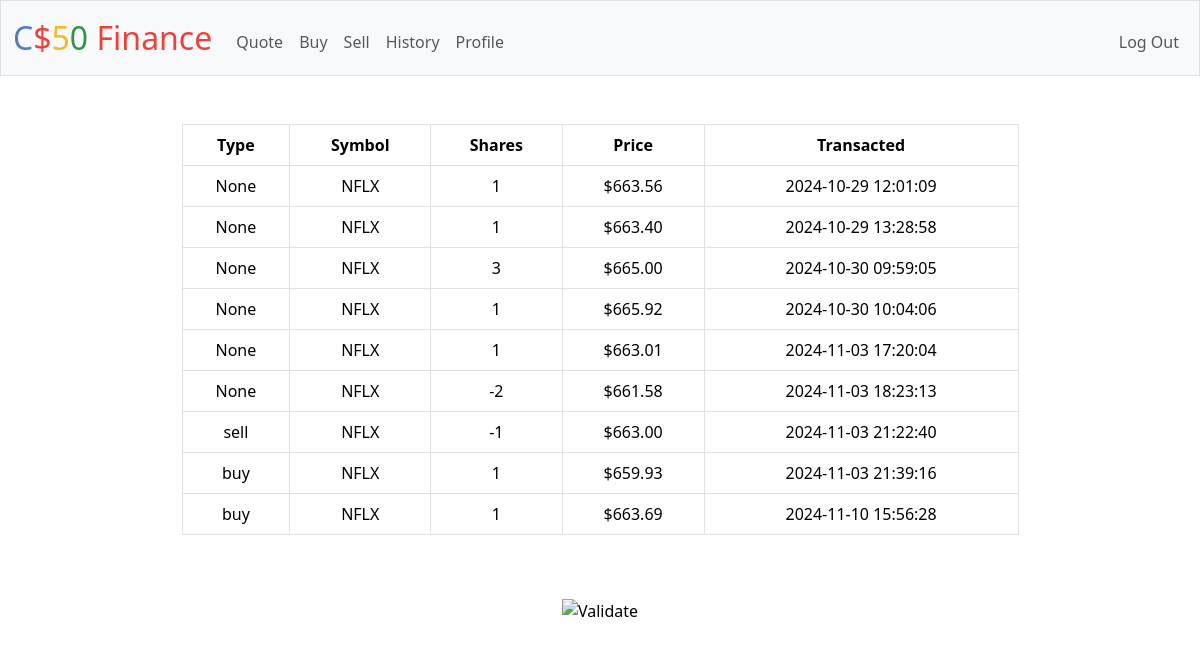
Screenshot of /history (signed in) with the database file from the repository.
### tables this page shows
CREATE TABLE transactions (
   user_id INTEGER NOT NULL,
   symbol TEXT NOT NULL,
   shares INTEGER NOT NULL,
   price INTEGER NOT NULL,
   date TEXT NOT NULL
, genre TEXT);

### app.py (the view)
@app.route("/history")
@login_required
def history():
    user_id = session["user_id"]
    transaction_history = db.execute("SELECT symbol, shares, price, date, genre FROM transactions WHERE user_id = ?", user_id)
    return render_template("history.html", transaction_history=transaction_history)

### app.py (called while the page is built)
@app.after_request
def after_request(response):
    response.headers["Cache-Control"] = "no-cache, no-store, must-revalidate"
    response.headers["Expires"] = 0
    response.headers["Pragma"] = "no-cache"
    return response

### helpers.py (called while the page is built)
def login_required(f):
    @wraps(f)
    def decorated_function(*args, **kwargs):
        if session.get("user_id") is None:
            return redirect("/login")
        return f(*args, **kwargs)
    return decorated_function

def usd(value):
    return f"${value:,.2f}"

### templates/history.html (shortened to what this page needs)
{% extends "layout.html" %}
{% block main %}
    <table class="table table-bordered table-hover bg-light mx-auto" style="width: 75%;">
        <thead>
            <tr>
                <th scope="col">Type</th>
                <th scope="col">Symbol</th>
                <th scope="col">Shares</th>
                <th scope="col">Price</th>
                <th scope="col">Transacted</th>
            </tr>
        </thead>
        <tbody>
            {% for stock in transaction_history %}
            <tr>
                <td>{{ stock.genre }}</td>
                <td>{{ stock.symbol }}</td>
                <td>{{ stock.shares }}</td>
                <td>{{ stock.price | usd }}</td>
                <td>{{ stock.date }}</td>
            </tr>
            {% endfor %}
        </tbody>
    </table>
{% endblock %}

### templates/layout.html (shortened to what this page needs)
<!DOCTYPE html>
<html lang="en">
    <head>
        <link href="https://cdn.jsdelivr.net/npm/bootstrap@5.3.3/dist/css/bootstrap.min.css" rel="stylesheet">
        <link href="/static/styles.css" rel="stylesheet">
    </head>
    <body>
        <nav class="bg-light border navbar navbar-expand-md navbar-light">
            <div class="container-fluid">
                <a class="navbar-brand" href="/"><span class="blue">C</span><span class="red">$</span><span class="yellow">5</span><span class="green">0</span> <span class="red">Finance</span></a>
                <div class="collapse navbar-collapse" id="navbar">
                    {% if session["user_id"] %}
                        <ul class="navbar-nav me-auto mt-2">
                            <li class="nav-item"><a class="nav-link" href="/quote">Quote</a></li>
                            <li class="nav-item"><a class="nav-link" href="/buy">Buy</a></li>
                            <li class="nav-item"><a class="nav-link" href="/sell">Sell</a></li>
                            <li class="nav-item"><a class="nav-link" href="/history">History</a></li>
                            <li class="nav-item"><a class="nav-link" href="/profile">Profile</a></li>
                        </ul>
                        <ul class="navbar-nav ms-auto mt-2">
                            <li class="nav-item"><a class="nav-link" href="/logout">Log Out</a></li>
                        </ul>
                    {% else %}
                        <ul class="navbar-nav ms-auto mt-2">
                            <li class="nav-item"><a class="nav-link" href="/register">Register</a></li>
                            <li class="nav-item"><a class="nav-link" href="/login">Log In</a></li>
                        </ul>
                    {% endif %}
                </div>
            </div>
        </nav>
        <main class="container py-5 text-center">
            {% block main %}{% endblock %}
        </main>
        <footer class="mb-5">
            <form action="https://validator.w3.org/check" class="text-center" enctype="multipart/form-data" method="post" target="_blank">
                <input alt="Validate" src="/static/I_heart_validator.png" type="image">
            </form>
        </footer>
    </body>
</html>

### static/styles.css (style rules this page uses)
nav .navbar-brand { font-size: xx-large; }
nav .navbar-brand .blue { color: #537fbe; }
nav .navbar-brand .red { color: #ea433b; }
nav .navbar-brand .yellow { color: #f5b82e; }
nav .navbar-brand .green { color: #2e944b; }

### rows the page displays
transactions: genre "None", symbol "NFLX", shares "1", price "$663.56", date "2024-10-29 12:01:09"
transactions: genre "None", symbol "NFLX", shares "1", price "$663.40", date "2024-10-29 13:28:58"
transactions: genre "None", symbol "NFLX", shares "3", price "$665.00", date "2024-10-30 09:59:05"
transactions: genre "None", symbol "NFLX", shares "1", price "$665.92", date "2024-10-30 10:04:06"
transactions: genre "None", symbol "NFLX", shares "1", price "$663.01", date "2024-11-03 17:20:04"
transactions: genre "None", symbol "NFLX", shares "-2", price "$661.58", date "2024-11-03 18:23:13"
transactions: genre "sell", symbol "NFLX", shares "-1", price "$663.00", date "2024-11-03 21:22:40"
transactions: genre "buy", symbol "NFLX", shares "1", price "$659.93", date "2024-11-03 21:39:16"
transactions: genre "buy", symbol "NFLX", shares "1", price "$663.69", date "2024-11-10 15:56:28"
